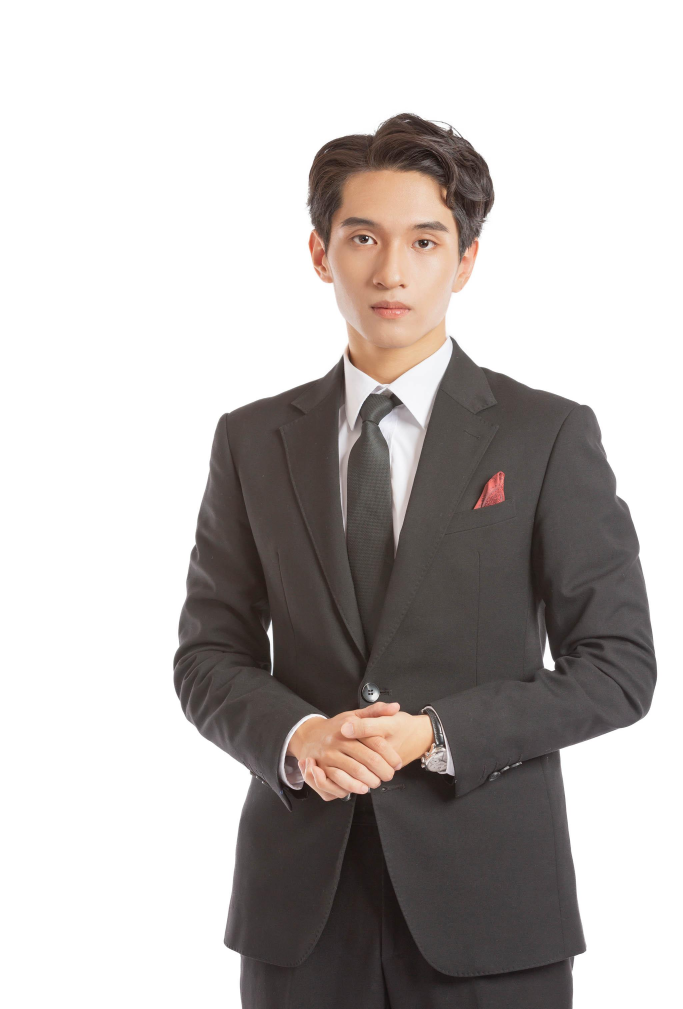
#> input picture Img/hinhanh.jpg, 2048 x 3027 px, found by its file name (shown at 1/3 size)
$ jupyter execute 'Color Correction.ipynb'
#> lines starting #> are read from the running program, lines starting #| are printed output that depends on the picture; after the words box and inside, x2 and y2 are one past the last pixel; in counts of white or black regions, pixels touching at a corner belong together
[cell 1]
import cv2
import numpy as np

# Đọc ảnh
img = cv2.imread('../XuLyAnhP1/Img/hinhanh.jpg')
#> img is the input picture: shape (3027, 2048, 3); mean B, G, R 182.7, 184.5, 189.2
resized_img = cv2.resize(img, (320, 500))
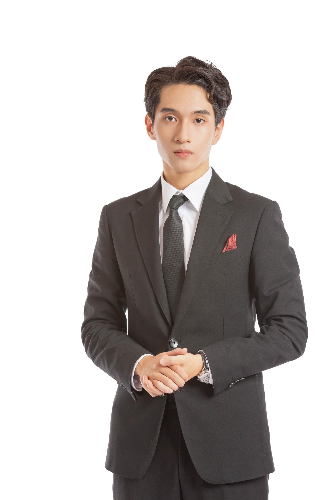
#> resized_img: shape (500, 320, 3); mean B, G, R 182.6, 184.4, 189.1

# Kích thước của đường kẻ (có thể điều chỉnh)
line_length = 100  # Độ dài của đường kẻ
thickness = 5      # Độ dày của đường kẻ

# Lấy kích thước của hình ảnh
height, width, _ = img.shape
#> height = 3027; width = 2048

# Xác định điểm bắt đầu và điểm kết thúc của đường kẻ
start_point = (0, 100)  # Góc trên bên trái
end_point = (line_length, 0)  # Đoạn đường kẻ ngang từ góc trái

# Vẽ đường kẻ đen trên hình ảnh
cv2.line(resized_img, start_point, end_point, (0, 0, 0), thickness)
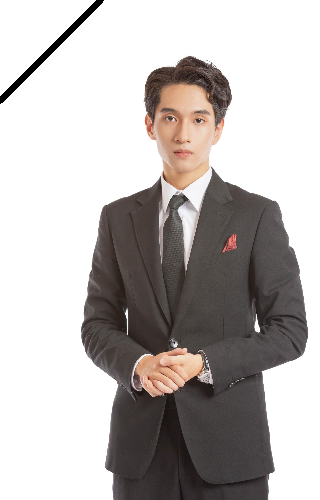
#> resized_img: shape (500, 320, 3); 0.57% of pixels changed, all inside (x1, y1, x2, y2) = (0, 0, 104, 104)

# Hiển thị kết quả
cv2.imshow('Anh sau khi chinh sua', resized_img)


#Cho phim bat ky de dong cua so
cv2.waitKey(0)
cv2.destroyAllWindows()
